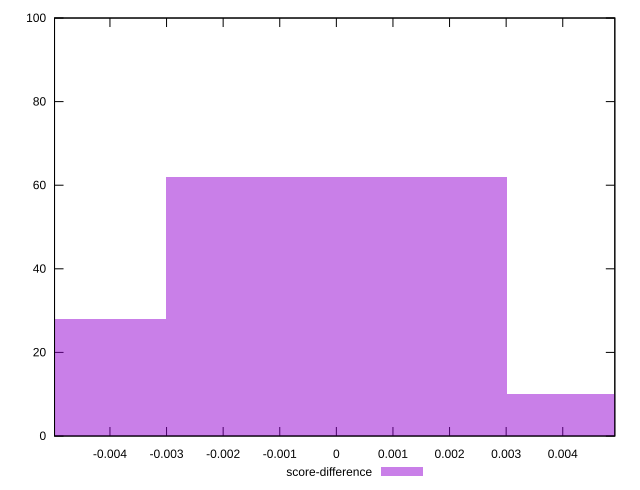

Generate this figure with gnuplot:
reset

$scoreDifference <<EOF
0 62
-0.00601466175014081 28
0.00601466175014081 10
EOF

set key outside below
set boxwidth 0.00601466175014081
set xrange [-0.004979161900291795:0.00491998464854182]
set yrange [0:100]
set trange [0:100]
set style fill transparent solid 0.5 noborder
set terminal svg size 640, 490 enhanced background rgb 'white'
set output "report_00008_2021-01-22T20:58:29.167/mainthread-work-breakdown/samples/pages+cached+nointeractive/score-difference/histogram.svg"

plot $scoreDifference title "score-difference" with boxes

reset
